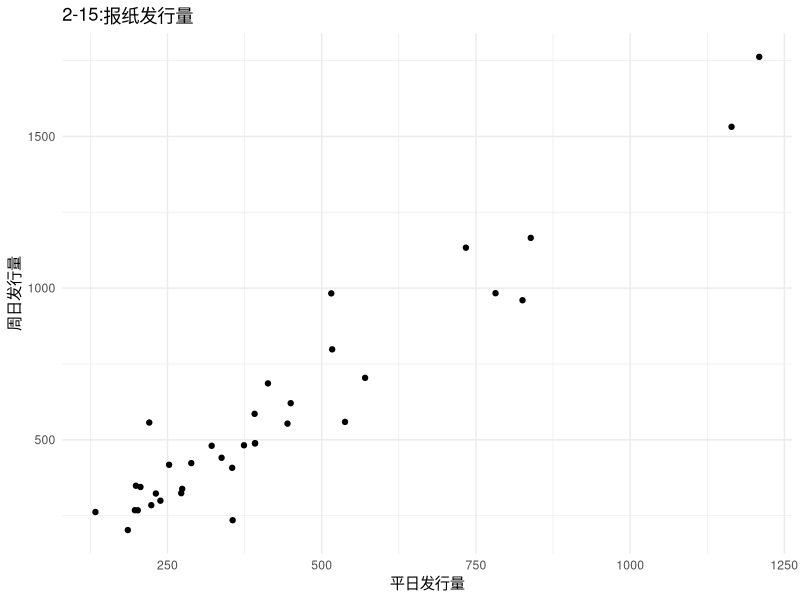
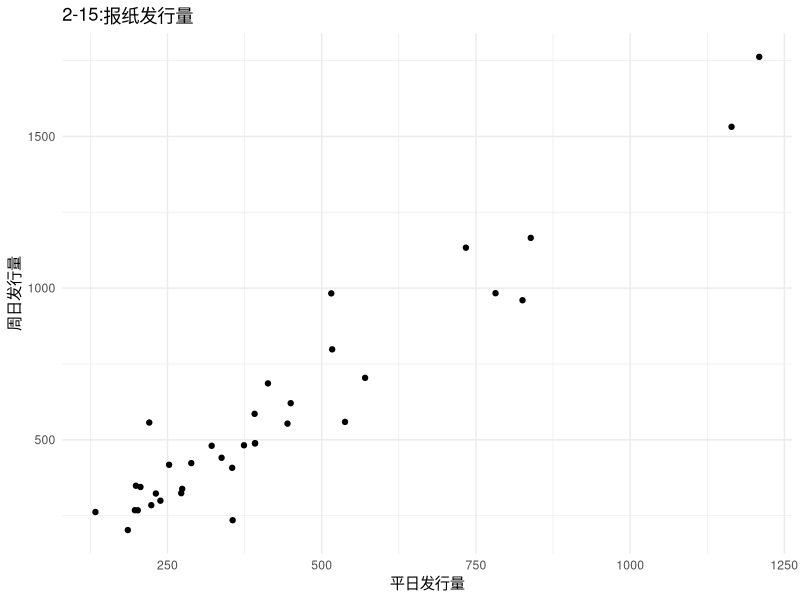

Recreate these plots in R, in order.
library(readxl)
library(ggplot2)
data <- read_excel("2data.xlsx", sheet = "15")

x <- data$平日发行量
y <- data$周日发行量

plot <- ggplot(data, aes(x = `平日发行量`, y = `周日发行量`)) +
    geom_point() +
    labs(
        title = "2-15:报纸发行量",
        x = "平日发行量",
        y = "周日发行量"
    ) +
    theme_minimal()
print(plot)
ggsave("./img/2-15.jpg", plot = plot, width = 8, height = 6, dpi = 300)

model <- lm(y ~ x)
print(summary(model))

print(confint(model, level = 0.95))
print(anova(model))

x0 <- 500
y0 <- predict(model, newdata = data.frame(x = x0), se.fit = TRUE)
se_fit <- y0$se.fit
n <- nrow(data)
t_value <- qt(0.975, df = n - 2) # t分布的95% 置信区间
lower_bound <- y0$fit - t_value * se_fit
upper_bound <- y0$fit + t_value * se_fit
cat("se_fit:", se_fit, "\n")
cat("在", x0, "处的预测值为:", y0$fit, "\n")
cat("95% 置信区间:", lower_bound, "到", upper_bound, "\n")

